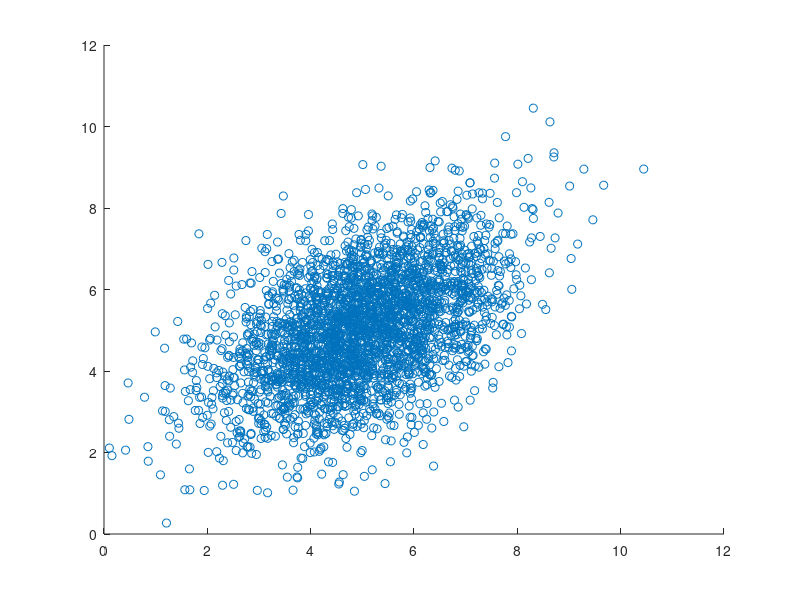

Recreate this plot in MATLAB. (Note: this script raises an error after producing the figure.)
u1 = [0.0 0.0];
u2 = [5.0 5.0];
C1 = [2.0 0.0;0.0 2.0];
C2 = [2.0 1.0;1.0 2.0];
alpha = 0.0001;
sample_points = 3000;
x1 = mvnrnd(u1,C1,sample_points);
x2 = mvnrnd(u2,C2,sample_points);
a = rand(1);
if (a<=0.4)
x = x1 ;
else
x = x2 ;
end
% xmin = min(x(:,1));
% xmax = max(x(:,1));
% ymin = min(x(:,2));
% ymax = max(x(:,2));
% xlim([xmin xmax]);
figure(1);
scatter(x(:,1) , x(:,2));
y=mean_shift(x,alpha);
hold on;
scatter(y(:,1) , y(:,2),'r+');
